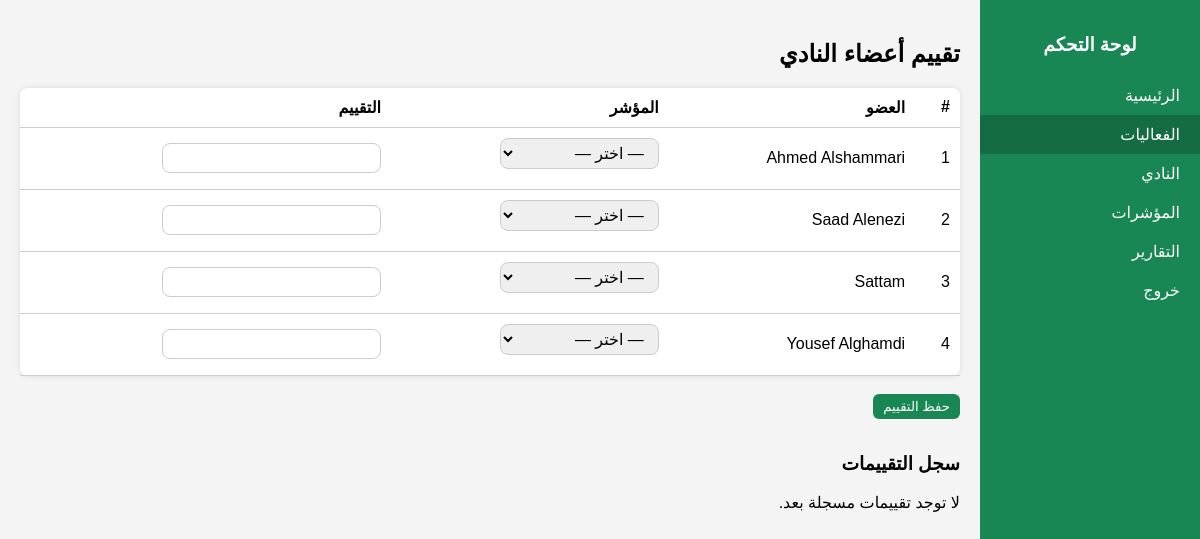
The app's page /activity_manager/activity_team_evaluation.php?id=3 (signed in) with its own data.
### tables this page shows
CREATE TABLE `members` (
  `member_id` int(11) NOT NULL,
  `first_name` varchar(100) NOT NULL,
  `middle_name` varchar(100) NOT NULL,
  `third_name` varchar(100) NOT NULL,
  `last_name` varchar(100) NOT NULL,
  `member_role` enum('Student','ActivityManager') DEFAULT 'Student',
  `faculty` varchar(10) DEFAULT NULL,
  `department` varchar(10) DEFAULT NULL,
  `phone_number` varchar(20) DEFAULT NULL,
  `email` varchar(100) DEFAULT NULL,
  `club_id` int(11) DEFAULT NULL,
  `account_name` varchar(50) NOT NULL,
  `pwd_hash` varchar(255) NOT NULL,
  `registration_date` datetime DEFAULT current_timestamp()
);

### activity_manager/activity_team_evaluation.php (the view, shortened to what this page needs)
<?php
include '../database/db.php';
$activity_id = (int) $_GET['id'];
$clubStmt = $pdo->prepare("SELECT club_id FROM members WHERE member_id = ?");
$clubStmt->execute([$_SESSION['member_id']]);
$club_id = $clubStmt->fetchColumn();
$membersStmt = $pdo->prepare("
  SELECT member_id, CONCAT(first_name,' ',last_name) AS name
    FROM members
   WHERE club_id = ?
   ORDER BY first_name, last_name
");
$membersStmt->execute([$club_id]);
$teamMembers = $membersStmt->fetchAll(PDO::FETCH_ASSOC);
$rows = $pdo->prepare("
  SELECT tm.measure_date,
         CONCAT(m.first_name,' ',m.last_name) AS member_name,
         k.kpi_name,
         tm.result,
         k.note
    FROM activity_team_measurement tm
    JOIN members m ON tm.member_id = m.member_id
    JOIN activity_team_kpi k ON tm.team_kpi_id = k.team_kpi_id
   WHERE tm.activity_id = ?
   ORDER BY tm.measure_date DESC
");
$rows->execute([$activity_id]);
$history = $rows->fetchAll(PDO::FETCH_ASSOC);
?>
<!DOCTYPE html>
<html lang="ar" dir="rtl">
<head>
  <link rel="stylesheet" href="../css/style.css">
</head>
<body>
     <div class="sidebar">
    <h3 class="sidebar-title">لوحة التحكم</h3>
    <a href="dashboard.php">الرئيسية</a>
    <a class="active" href="activities.php">الفعاليات</a>
    <a href="club.php">النادي</a>
    <a href="kpis.php">المؤشرات</a>
    <a href="reports.php">التقارير</a>
    <a href="logout.php" onclick="return confirm('هل أنت متأكد؟');">خروج</a>
  </div>
  <div class="main-content">
    <h2>تقييم أعضاء النادي</h2>
    <form method="POST" id="evalForm">
      <table>
        <thead>
          <tr>
            <th>#</th>
            <th>العضو</th>
            <th>المؤشر</th>
            <th>التقييم</th>
          </tr>
        </thead>
        <tbody>
          <?php foreach ($teamMembers as $i => $tm): ?>
          <tr>
            <td><?= $i+1 ?></td>
            <td><?= htmlspecialchars($tm['name']) ?></td>
            <td>
              <select name="scores[<?= $i ?>][kpi_id]"
                      data-type-select
                      data-row="<?= $i ?>">
                <option value="">— اختر —</option>
              </select>
            </td>
            <td class="input-cell" data-row="<?= $i ?>">
              <input type="number"
                     name="scores[<?= $i ?>][value]"
                     step="1"
                     class="value-field"
                     data-row="<?= $i ?>">
            </td>
          </tr>
          <?php endforeach; ?>
        </tbody>
      </table><br>
      <button type="submit" class="btn">حفظ التقييم</button>
    </form>
    <h3>سجل التقييمات</h3>
    <?php if ($history): ?>
    <table>
      <thead>
        <tr>
          <th>تاريخ</th>
          <th>العضو</th>
          <th>المؤشر</th>
          <th>النتيجة</th>
        </tr>
      </thead>
      <tbody>
         <?php foreach ($history as $r): ?>
    <tr>
      <td><?= htmlspecialchars($r['measure_date']) ?></td>
      <td><?= htmlspecialchars($r['member_name']) ?></td>
      <td><?= htmlspecialchars($r['kpi_name']) ?></td>
      <td>
        <?php
          if ($r['note'] === 'boolean') {
            echo ($r['result'] == 1) ? 'نعم' : 'لا';
          } else {
            echo htmlspecialchars($r['result']);
          }
        ?>
      </td>
    </tr>
    <?php endforeach; ?>
      </tbody>
    </table>
    <?php else: ?>
      <p>لا توجد تقييمات مسجلة بعد.</p>
    <?php endif; ?>
  </div>
</body>
</html>

### css/style.css (style rules this page uses)
body { font-family: 'Cairo', sans-serif; margin: 0; background: #f4f4f4; direction: rtl; display: flex; }
.sidebar { width: 220px; background: #198754; min-height: 100vh; position: fixed; right: 0; top: 0; padding: 15px 0; color: white; }
.sidebar-title { text-align: center; margin-bottom: 20px; }
.sidebar a { display: block; padding: 10px 20px; color: white; text-decoration: none; transition: background 0.3s; }
.sidebar a:hover, .sidebar a.active { background: #146c43; }
.main-content { margin-right: 220px; padding: 20px; flex: 1; }
.activity-table, table { width: 100%; background: white; border-radius: 8px; padding: 15px; margin-top: 15px; box-shadow: 0 0 6px rgba(0,0,0,0.1); border-collapse: collapse; }
table th, table td { padding: 10px; border-bottom: 1px solid #ccc; text-align: right; }
.btn { display: inline-block; background: #198754; color: white; padding: 5px 10px; text-decoration: none; border-radius: 6px; margin-bottom: 15px; text-align: center; border: none; cursor: pointer; }
select,textarea { padding: 5px 10px; font-size: 16px; border-radius: 8px; border: 1px solid #ccc; margin-bottom: 10px; }
input { padding: 5px; font-size: 16px; border-radius: 8px; border: 1px solid #ccc; }

### records on screen
members: name "Ahmed Alshammari"
members: name "Saad Alenezi"
members: name "Sattam"
members: name "Yousef Alghamdi"
